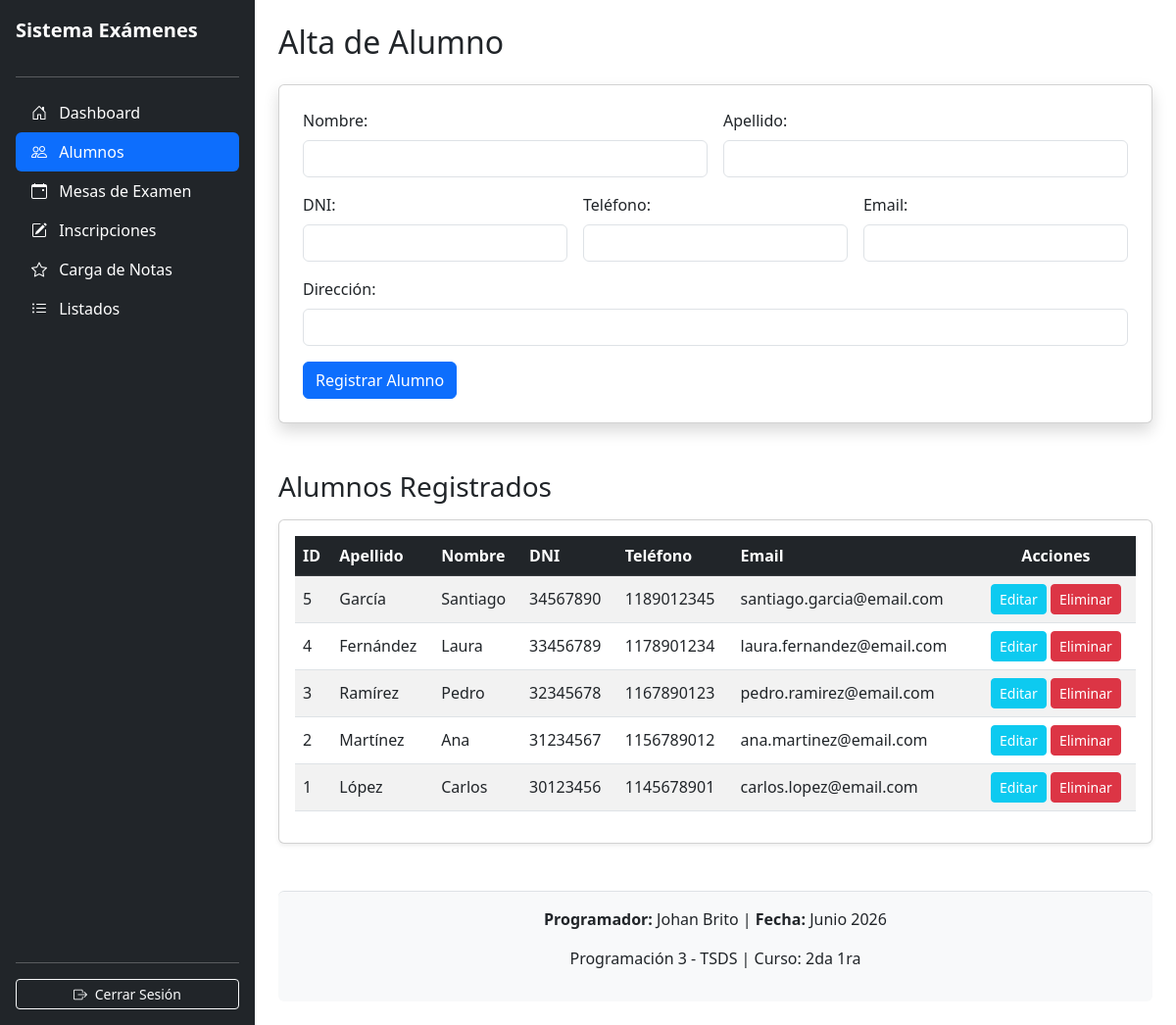
/mod_alumnos.php (signed in), run on an earlier commit of the app's database.
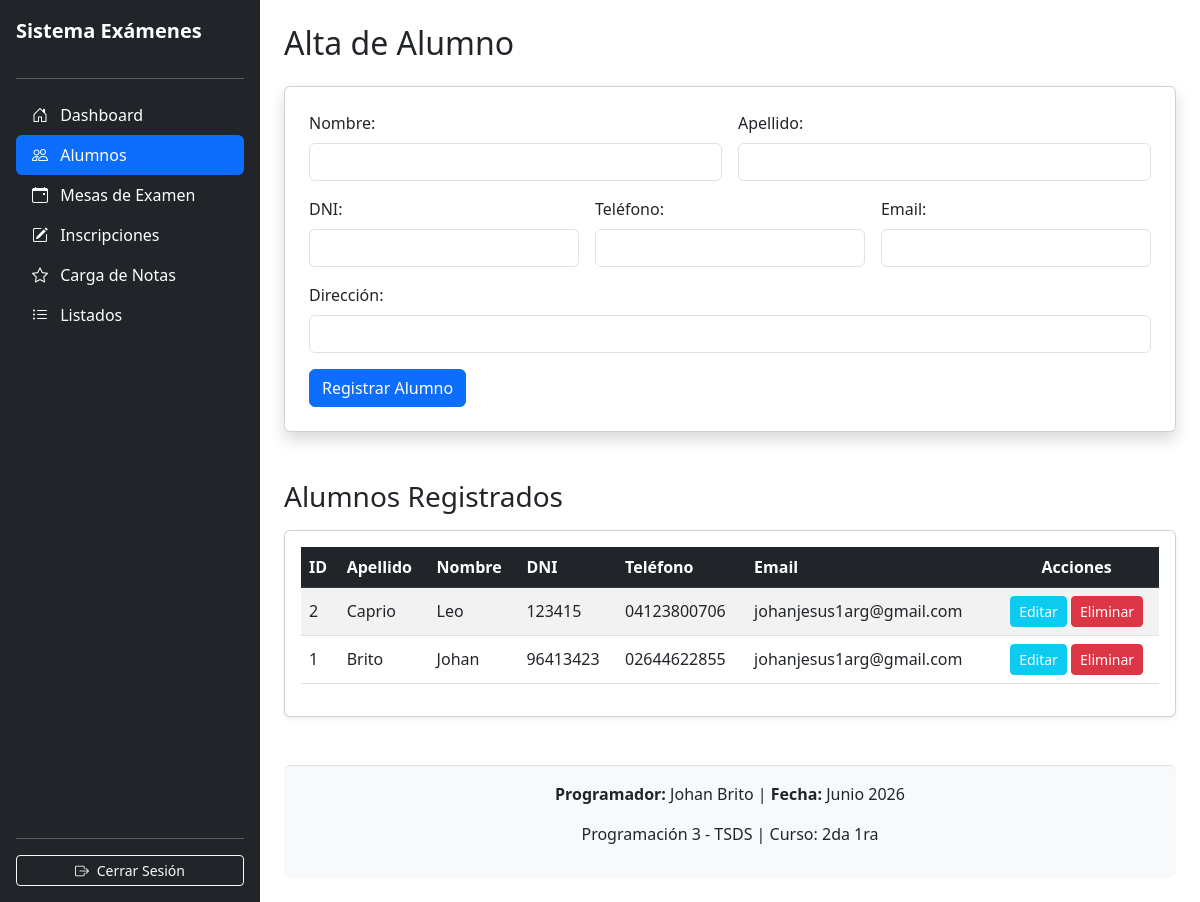
And on a later commit of the database.
### tables this page shows
CREATE TABLE `alumnos` (
  `id` int(11) NOT NULL,
  `dni` varchar(15) NOT NULL,
  `nombre` varchar(100) NOT NULL,
  `apellido` varchar(100) NOT NULL,
  `email` varchar(100) DEFAULT NULL,
  `telefono` varchar(50) DEFAULT NULL,
  `direccion` varchar(100) NOT NULL
);

### mod_alumnos.php (the view, shortened to what this page needs)
<?php
include("conexion.php");
$alumno_editar = null;
$consulta_lista = "SELECT * FROM alumnos ORDER BY id DESC";
$resultado_lista = mysqli_query($enlace, $consulta_lista);
?>
<!DOCTYPE html>
<html lang="es">
<head>
    <link href="https://cdn.jsdelivr.net/npm/bootstrap@5.3.0/dist/css/bootstrap.min.css" rel="stylesheet">
    <link rel="stylesheet" href="https://cdn.jsdelivr.net/npm/bootstrap-icons@1.11.3/font/bootstrap-icons.min.css">
</head>
<body>
    <div class="d-flex" style="min-height: 100vh;">
        <div class="d-flex flex-column flex-shrink-0 p-3 text-white bg-dark" style="width: 260px;">
            <a href="index.php" class="d-flex align-items-center mb-3 text-white text-decoration-none">
                <span class="fs-5 fw-bold">Sistema Exámenes</span>
            </a>
            <hr>
            <ul class="nav nav-pills flex-column mb-auto">
                <li><a href="index.php" class="nav-link text-white"><i class="bi bi-house-door me-2"></i> Dashboard</a></li>
                <li><a href="mod_alumnos.php" class="nav-link text-white active"><i class="bi bi-people me-2"></i> Alumnos</a></li>
                <li><a href="mod_mesas.php" class="nav-link text-white"><i class="bi bi-calendar-event me-2"></i> Mesas de Examen</a></li>
                <li><a href="mod_inscripciones.php" class="nav-link text-white"><i class="bi bi-pencil-square me-2"></i> Inscripciones</a></li>
                <li><a href="carga_notas.php" class="nav-link text-white"><i class="bi bi-star me-2"></i> Carga de Notas</a></li>
                <li><a href="listados.php" class="nav-link text-white"><i class="bi bi-list-ul me-2"></i> Listados</a></li>
            </ul>
            <hr>
            <a href="index.php?cerrar_sesion=1" class="btn btn-outline-light btn-sm"><i class="bi bi-box-arrow-right me-1"></i> Cerrar Sesión</a>
        </div>
        <div class="container-fluid p-4">
            <h2 class="mb-4"><?php echo $alumno_editar ? "Modificar Alumno" : "Alta de Alumno"; ?></h2>
            <form action="mod_alumnos.php" method="POST" class="card p-4 shadow mb-5">
                <div class="row g-3">
                    <div class="col-md-6">
                        <label class="form-label">Nombre:</label>
                        <input type="text" name="nom" class="form-control" required value="<?php echo $alumno_editar ? $alumno_editar['nombre'] : ''; ?>">
                    </div>
                    <div class="col-md-6">
                        <label class="form-label">Apellido:</label>
                        <input type="text" name="ape" class="form-control" required value="<?php echo $alumno_editar ? $alumno_editar['apellido'] : ''; ?>">
                    </div>
                    <div class="col-md-4">
                        <label class="form-label">DNI:</label>
                        <input type="text" name="dni" class="form-control" required value="<?php echo $alumno_editar ? $alumno_editar['dni'] : ''; ?>">
                    </div>
                    <div class="col-md-4">
                        <label class="form-label">Teléfono:</label>
                        <input type="text" name="tel" class="form-control" value="<?php echo $alumno_editar ? $alumno_editar['telefono'] : ''; ?>">
                    </div>
                    <div class="col-md-4">
                        <label class="form-label">Email:</label>
                        <input type="email" name="mail" class="form-control" value="<?php echo $alumno_editar ? $alumno_editar['email'] : ''; ?>">
                    </div>
                    <div class="col-12">
                        <label class="form-label">Dirección:</label>
                        <input type="text" name="dir" class="form-control" value="<?php echo $alumno_editar ? $alumno_editar['direccion'] : ''; ?>">
                    </div>
                </div>
                <div class="d-flex gap-2 mt-3">
                    <button type="submit" class="btn <?php echo $alumno_editar ? 'btn-warning' : 'btn-primary'; ?>">
                        <?php echo $alumno_editar ? "Guardar Cambios" : "Registrar Alumno"; ?>
                    </button>
                </div>
            </form>
            <h3 class="mb-3">Alumnos Registrados</h3>
            <div class="table-responsive card p-3 shadow-sm mb-5">
                <table class="table table-striped table-hover align-middle">
                    <thead class="table-dark">
                        <tr>
                            <th>ID</th>
                            <th>Apellido</th>
                            <th>Nombre</th>
                            <th>DNI</th>
                            <th>Teléfono</th>
                            <th>Email</th>
                            <th class="text-center">Acciones</th>
                        </tr>
                    </thead>
                    <tbody>
                        <?php if ($resultado_lista && mysqli_num_rows($resultado_lista) > 0): ?>
                            <?php while ($row = mysqli_fetch_assoc($resultado_lista)): ?>
                                <tr>
                                    <td><?php echo $row['id']; ?></td>
                                    <td><?php echo $row['apellido']; ?></td>
                                    <td><?php echo $row['nombre']; ?></td>
                                    <td><?php echo $row['dni']; ?></td>
                                    <td><?php echo $row['telefono']; ?></td>
                                    <td><?php echo $row['email']; ?></td>
                                    <td class="text-center">
                                        <a href="mod_alumnos.php?editar=<?php echo $row['id']; ?>" class="btn btn-sm btn-info text-white">Editar</a>
                                        <a href="mod_alumnos.php?eliminar=<?php echo $row['id']; ?>" class="btn btn-sm btn-danger" onclick="return confirm('¿Seguro que deseas eliminar a este alumno?')">Eliminar</a>
                                    </td>
                                </tr>
                            <?php endwhile; ?>
                        <?php else: ?>
                            <tr>
                                <td colspan="7" class="text-center text-muted">No hay alumnos registrados.</td>
                            </tr>
                        <?php endif; ?>
                    </tbody>
                </table>
            </div>
            <footer class="mt-5 py-3 bg-light text-center border-top rounded">
                <p><strong>Programador:</strong> Johan Brito | <strong>Fecha:</strong> Junio 2026</p>
                <p>Programación 3 - TSDS | Curso: 2da 1ra</p>
            </footer>
        </div>
    </div>
</body>
</html>

What changed in the data, as far as the page shows it:
removed alumnos: id "5", apellido "García", nombre "Santiago", dni "34567890", telefono "1189012345", email "santiago.garcia@email.com"
removed alumnos: id "4", apellido "Fernández", nombre "Laura", dni "33456789", telefono "1178901234", email "laura.fernandez@email.com"
removed alumnos: id "3", apellido "Ramírez", nombre "Pedro", dni "32345678", telefono "1167890123", email "pedro.ramirez@email.com"
changed alumnos id 2: apellido "Martínez" → "Caprio"; nombre "Ana" → "Leo"; dni "31234567" → "123415"; telefono "1156789012" → "04123800706"; email "ana.martinez@email.com" → "johanjesus1arg@gmail.com"
changed alumnos id 1: apellido "López" → "Brito"; nombre "Carlos" → "Johan"; dni "30123456" → "96413423"; telefono "1145678901" → "02644622855"; email "carlos.lopez@email.com" → "johanjesus1arg@gmail.com"
